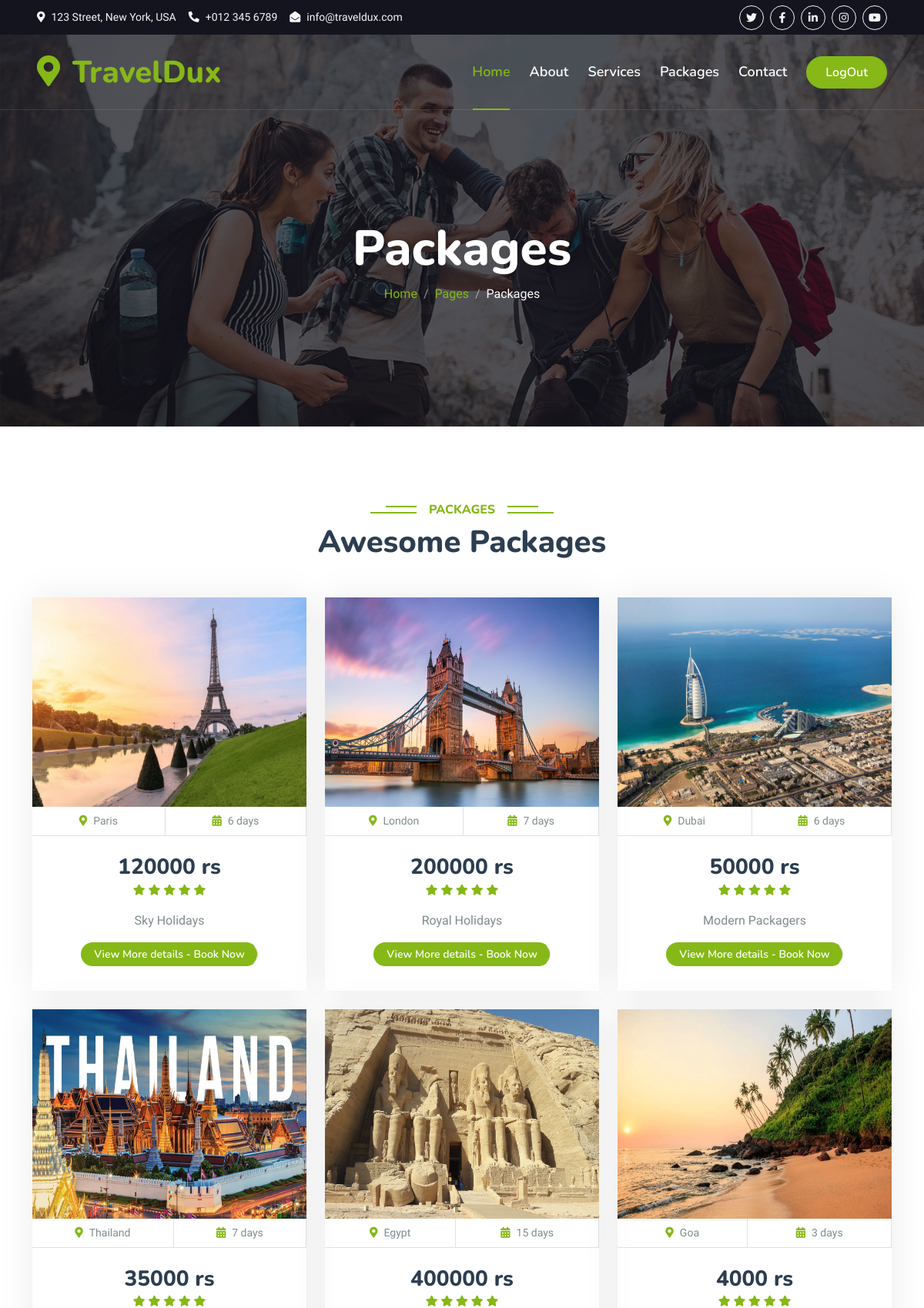
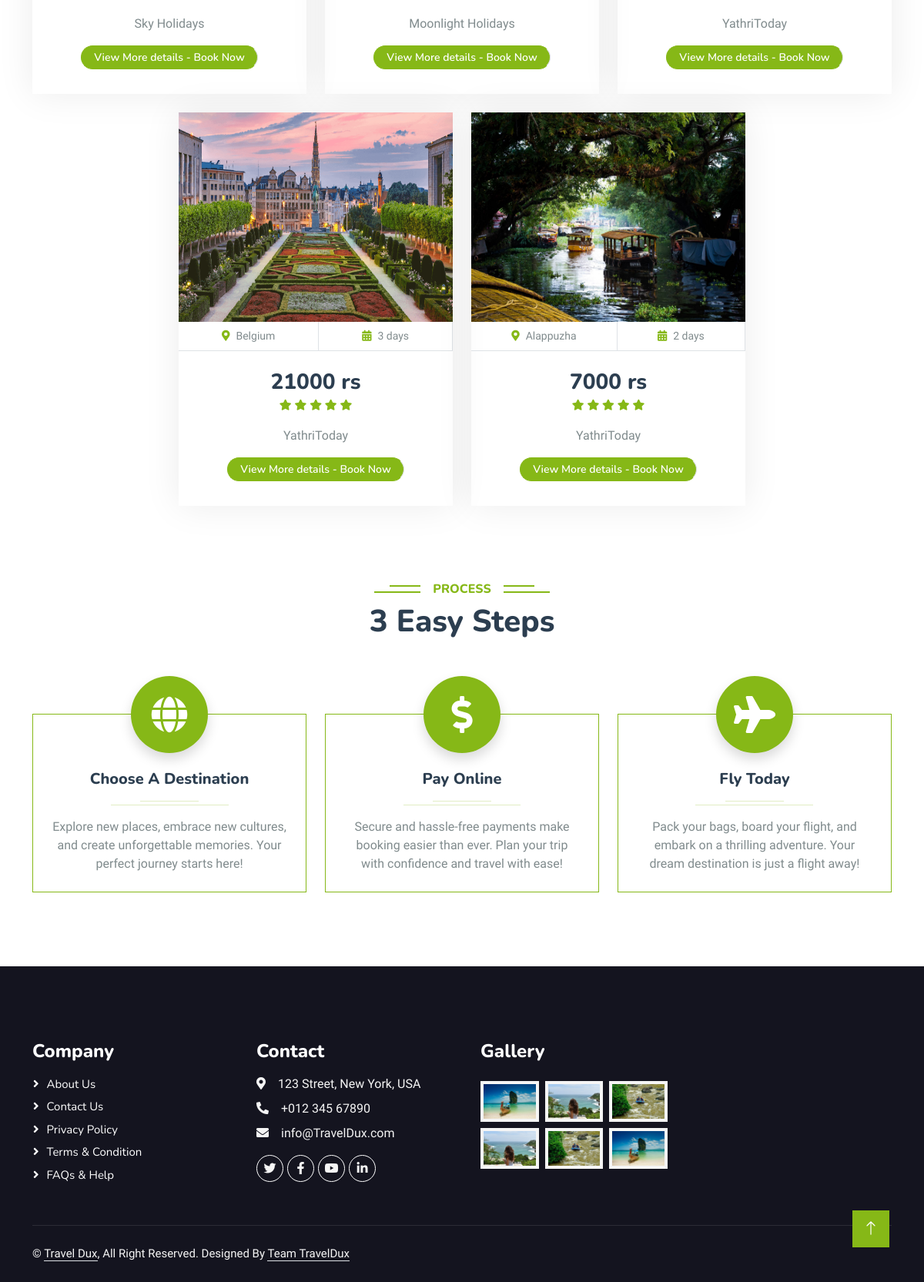
Screenshot of /packagePage/ with the database file from the repository (2 pictures, top to bottom).
### home/models.py (models this page shows, shortened)
class packages(models.Model):
    destination = models.CharField(max_length=100)
    description = models.CharField(max_length=1000)
    duration = models.CharField(max_length=10)
    price = models.IntegerField()
    packager_name = models.CharField(max_length=100)
    image1 = models.ImageField(upload_to='uploads/',null=True, blank=True)
    image2 = models.ImageField(upload_to='uploads/',null=True, blank=True)
    image3 = models.ImageField(upload_to='uploads/',null=True, blank=True)
    image4 = models.ImageField(upload_to='uploads/',null=True, blank=True)
    verification = models.CharField(max_length=100,default="Not Verified")

### home/views.py (the view)
# urls.py: path('packagePage/',views.packagePage,name='packagePage'),
def packagePage(request):
    if 'ids' in request.session:
        request.session.flush()
    verified = 'verified'
    items = packages.objects.filter(verification=verified)
    context = {
        'items':items,
    }
    return render(request,'userInterface/package.html',context)

### template/userInterface/package.html (shortened to what this page needs)
{% load static %}
<!DOCTYPE html>
<html lang="en">
<head>
    <link href="https://cdnjs.cloudflare.com/ajax/libs/font-awesome/5.10.0/css/all.min.css" rel="stylesheet">
    <link href="https://cdn.jsdelivr.net/npm/bootstrap-icons@1.4.1/font/bootstrap-icons.css" rel="stylesheet">
    <link href="{% static 'lib/animate/animate.min.css' %}" rel="stylesheet">
    <link href="{% static 'lib/owlcarousel/assets/owl.carousel.min.css' %}" rel="stylesheet">
    <link href="{% static 'lib/tempusdominus/css/tempusdominus-bootstrap-4.min.css' %}" rel="stylesheet" />
    <link href="{% static 'css/bootstrap.min.css' %}" rel="stylesheet">
    <link href="{% static 'css/style.css' %}" rel="stylesheet">
</head>
<body>
    <div class="container-fluid bg-dark px-5 d-none d-lg-block">
        <div class="row gx-0">
            <div class="col-lg-8 text-center text-lg-start mb-2 mb-lg-0">
                <div class="d-inline-flex align-items-center" style="height: 45px;">
                    <small class="me-3 text-light"><i class="fa fa-map-marker-alt me-2"></i>123 Street, New York, USA</small>
                    <small class="me-3 text-light"><i class="fa fa-phone-alt me-2"></i>+012 345 6789</small>
                    <small class="text-light"><i class="fa fa-envelope-open me-2"></i>info@traveldux.com</small>
                </div>
            </div>
            <div class="col-lg-4 text-center text-lg-end">
                <div class="d-inline-flex align-items-center" style="height: 45px;">
                    <a class="btn btn-sm btn-outline-light btn-sm-square rounded-circle me-2" href=""><i class="fab fa-twitter fw-normal"></i></a>
                    <a class="btn btn-sm btn-outline-light btn-sm-square rounded-circle me-2" href=""><i class="fab fa-facebook-f fw-normal"></i></a>
                    <a class="btn btn-sm btn-outline-light btn-sm-square rounded-circle me-2" href=""><i class="fab fa-linkedin-in fw-normal"></i></a>
                    <a class="btn btn-sm btn-outline-light btn-sm-square rounded-circle me-2" href=""><i class="fab fa-instagram fw-normal"></i></a>
                    <a class="btn btn-sm btn-outline-light btn-sm-square rounded-circle" href=""><i class="fab fa-youtube fw-normal"></i></a>
                </div>
            </div>
        </div>
    </div>
    <div class="container-fluid position-relative p-0">
        <nav class="navbar navbar-expand-lg navbar-light px-4 px-lg-5 py-3 py-lg-0">
            <a href="" class="navbar-brand p-0">
                <h1 class="text-primary m-0"><i class="fa fa-map-marker-alt me-3"></i>TravelDux</h1>
            </a>
            <div class="collapse navbar-collapse" id="navbarCollapse">
                <div class="navbar-nav ms-auto py-0">
                    <a href="{% url 'homepage' %}" class="nav-item nav-link active">Home</a>
                    <a href="{% url 'aboutPage' %}" class="nav-item nav-link">About</a>
                    <a href="{% url 'servicePage' %}" class="nav-item nav-link">Services</a>
                    <a href="{% url 'packagePage' %}" class="nav-item nav-link">Packages</a>
                    <a href="{% url 'contactPage' %}" class="nav-item nav-link">Contact</a>
                </div>
                <a href="{% url 'logoutUser' %}" class="btn btn-primary rounded-pill py-2 px-4">LogOut</a>
            </div>
        </nav>
        <div class="container-fluid bg-primary py-5 mb-5 hero-header">
            <div class="container py-5">
                <div class="row justify-content-center py-5">
                    <div class="col-lg-10 pt-lg-5 mt-lg-5 text-center">
                        <h1 class="display-3 text-white animated slideInDown">Packages</h1>
                        <nav aria-label="breadcrumb">
                            <ol class="breadcrumb justify-content-center">
                                <li class="breadcrumb-item"><a href="#">Home</a></li>
                                <li class="breadcrumb-item"><a href="#">Pages</a></li>
                                <li class="breadcrumb-item text-white active" aria-current="page">Packages</li>
                            </ol>
                        </nav>
                    </div>
                </div>
            </div>
        </div>
    </div>
    <div class="container-xxl py-5">
        <div class="container">
            <div class="text-center wow fadeInUp" data-wow-delay="0.1s">
                <h6 class="section-title bg-white text-center text-primary px-3">Packages</h6>
                <h1 class="mb-5">Awesome Packages</h1>
            </div>
            <div class="row g-4 justify-content-center">
                {% for i in items %}
                <div class="col-lg-4 col-md-6 wow fadeInUp" data-wow-delay="0.1s">
                    <div class="package-item">
                        <div class="overflow-hidden">
                            <img class="img-fluid" src="{{i.image1.url}}" alt="" style="height: 272px;">
                        </div>
                        <div class="d-flex border-bottom">
                            <small class="flex-fill text-center border-end py-2"><i class="fa fa-map-marker-alt text-primary me-2"></i>{{i.destination}}</small>
                            <small class="flex-fill text-center border-end py-2"><i class="fa fa-calendar-alt text-primary me-2"></i>{{i.duration}} days</small>
                        </div>
                        <div class="text-center p-4">
                            <h3 class="mb-0">{{i.price}} rs</h3>
                            <div class="mb-3">
                                <small class="fa fa-star text-primary"></small>
                                <small class="fa fa-star text-primary"></small>
                                <small class="fa fa-star text-primary"></small>
                                <small class="fa fa-star text-primary"></small>
                                <small class="fa fa-star text-primary"></small>
                            </div>
                            <p>{{i.packager_name}}</p>
                            <div class="d-flex justify-content-center mb-2">
                                <a href="{% url 'Userviewsection' i.id %}" class="btn btn-sm btn-primary px-3 border-end" style="border-radius: 30px">View More details - Book Now</a>
                            </div>
                        </div>
                    </div>
                </div>
                {% endfor %}
            </div>
        </div>
    </div>
    <div class="container-xxl py-5">
        <div class="container">
            <div class="text-center pb-4 wow fadeInUp" data-wow-delay="0.1s">
                <h6 class="section-title bg-white text-center text-primary px-3">Process</h6>
                <h1 class="mb-5">3 Easy Steps</h1>
            </div>
            <div class="row gy-5 gx-4 justify-content-center">
                <div class="col-lg-4 col-sm-6 text-center pt-4 wow fadeInUp" data-wow-delay="0.1s">
                    <div class="position-relative border border-primary pt-5 pb-4 px-4">
                        <div class="d-inline-flex align-items-center justify-content-center bg-primary rounded-circle position-absolute top-0 start-50 translate-middle shadow" style="width: 100px; height: 100px;">
                            <i class="fa fa-globe fa-3x text-white"></i>
                        </div>
                        <h5 class="mt-4">Choose A Destination</h5>
                        <hr class="w-25 mx-auto bg-primary mb-1">
                        <hr class="w-50 mx-auto bg-primary mt-0">
                        <p class="mb-0">Explore new places, embrace new cultures, and create unforgettable memories. Your perfect journey starts here! </p>
                    </div>
                </div>
                <div class="col-lg-4 col-sm-6 text-center pt-4 wow fadeInUp" data-wow-delay="0.3s">
                    <div class="position-relative border border-primary pt-5 pb-4 px-4">
                        <div class="d-inline-flex align-items-center justify-content-center bg-primary rounded-circle position-absolute top-0 start-50 translate-middle shadow" style="width: 100px; height: 100px;">
                            <i class="fa fa-dollar-sign fa-3x text-white"></i>
                        </div>
                        <h5 class="mt-4">Pay Online</h5>
                        <hr class="w-25 mx-auto bg-primary mb-1">
                        <hr class="w-50 mx-auto bg-primary mt-0">
                        <p class="mb-0">Secure and hassle-free payments make booking easier than ever. Plan your trip with confidence and travel with ease!</p>
                    </div>
                </div>
                <div class="col-lg-4 col-sm-6 text-center pt-4 wow fadeInUp" data-wow-delay="0.5s">
                    <div class="position-relative border border-primary pt-5 pb-4 px-4">
                        <div class="d-inline-flex align-items-center justify-content-center bg-primary rounded-circle position-absolute top-0 start-50 translate-middle shadow" style="width: 100px; height: 100px;">
                            <i class="fa fa-plane fa-3x text-white"></i>
                        </div>
                        <h5 class="mt-4">Fly Today</h5>
                        <hr class="w-25 mx-auto bg-primary mb-1">
                        <hr class="w-50 mx-auto bg-primary mt-0">
                        <p class="mb-0">Pack your bags, board your flight, and embark on a thrilling adventure. Your dream destination is just a flight away! </p>
                    </div>
                </div>
            </div>
        </div>
    </div>
    <div class="container-fluid bg-dark text-light footer pt-5 mt-5 wow fadeIn" data-wow-delay="0.1s">
        <div class="container py-5">
            <div class="row g-5">
                <div class="col-lg-3 col-md-6">
                    <h4 class="text-white mb-3">Company</h4>
                    <a class="btn btn-link" href="{% url 'aboutPage' %}">About Us</a>
                    <a class="btn btn-link" href="">Contact Us</a>
                    <a class="btn btn-link" href="">Privacy Policy</a>
                    <a class="btn btn-link" href="">Terms & Condition</a>
                    <a class="btn btn-link" href="">FAQs & Help</a>
                </div>
                <div class="col-lg-3 col-md-6">
                    <h4 class="text-white mb-3">Contact</h4>
                    <p class="mb-2"><i class="fa fa-map-marker-alt me-3"></i>123 Street, New York, USA</p>
                    <p class="mb-2"><i class="fa fa-phone-alt me-3"></i>+012 345 67890</p>
                    <p class="mb-2"><i class="fa fa-envelope me-3"></i>info@TravelDux.com</p>
                    <div class="d-flex pt-2">
                        <a class="btn btn-outline-light btn-social" href=""><i class="fab fa-twitter"></i></a>
                        <a class="btn btn-outline-light btn-social" href=""><i class="fab fa-facebook-f"></i></a>
                        <a class="btn btn-outline-light btn-social" href=""><i class="fab fa-youtube"></i></a>
                        <a class="btn btn-outline-light btn-social" href=""><i class="fab fa-linkedin-in"></i></a>
                    </div>
                </div>
                <div class="col-lg-3 col-md-6">
                    <h4 class="text-white mb-3">Gallery</h4>
                    <div class="row g-2 pt-2">
                        <div class="col-4">
                            <img class="img-fluid bg-light p-1" src="{% static 'img/package-1.jpg' %}" alt="">
                        </div>
                        <div class="col-4">
                            <img class="img-fluid bg-light p-1" src="{% static 'img/package-2.jpg' %}" alt="">
                        </div>
                        <div class="col-4">
                            <img class="img-fluid bg-light p-1" src="{% static 'img/package-3.jpg' %}" alt="">
                        </div>
                        <div class="col-4">
                            <img class="img-fluid bg-light p-1" src="{% static 'img/package-2.jpg' %}" alt="">
                        </div>
                        <div class="col-4">
                            <img class="img-fluid bg-light p-1" src="{% static 'img/package-3.jpg' %}" alt="">
                        </div>
                        <div class="col-4">
                            <img class="img-fluid bg-light p-1" src="{% static 'img/package-1.jpg' %}" alt="">
                        </div>
                    </div>
                </div>
            </div>
        </div>
        <div class="container">
            <div class="copyright">
                <div class="row">
                    <div class="col-md-6 text-center text-md-start mb-3 mb-md-0">
                        &copy; <a class="border-bottom" href="#">Travel Dux</a>, All Right Reserved.
                        Designed By <a class="border-bottom" href="">Team TravelDux</a>
                    </div>
                </div>
            </div>
        </div>
    </div>
    <a href="#" class="btn btn-lg btn-primary btn-lg-square back-to-top"><i class="bi bi-arrow-up"></i></a>
</body>
</html>

### rows the page displays
packages: image1 (picture), destination "Paris", duration "6", price "120000", packager_name "Sky Holidays"
packages: image1 (picture), destination "London", duration "7", price "200000", packager_name "Royal Holidays"
packages: image1 (picture), destination "Dubai", duration "6", price "50000", packager_name "Modern Packagers"
packages: image1 (picture), destination "Thailand", duration "7", price "35000", packager_name "Sky Holidays"
packages: image1 (picture), destination "Egypt", duration "15", price "400000", packager_name "Moonlight Holidays"
packages: image1 (picture), destination "Goa", duration "3", price "4000", packager_name "YathriToday"
packages: image1 (picture), destination "Belgium", duration "3", price "21000", packager_name "YathriToday"
packages: image1 (picture), destination "Alappuzha", duration "2", price "7000", packager_name "YathriToday"
